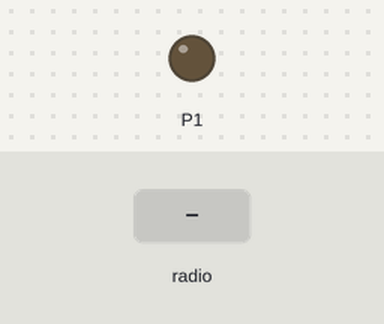
A program run on a simulated BBC micro:bit running MicroPython. Parts: output pins drawn as LEDs (lit = HIGH). The test bench sets the inputs (shaded band).

Above: at 1.2 s.
1.3 s: radio message "led_on" arrives
At 1.6 s:
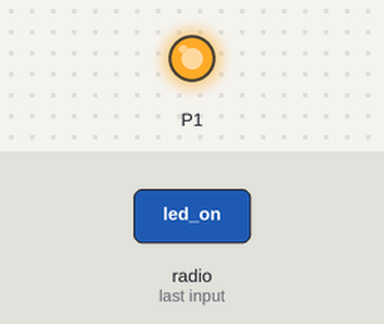
2.8 s: radio message "led_off" arrives
At 4.0 s:
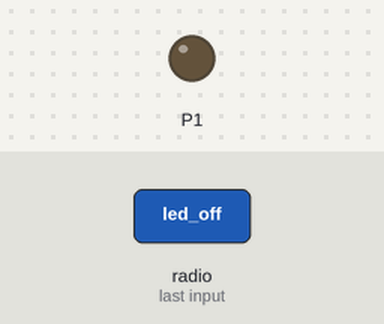
Timing chart, 0 to 5.8 s (numbered marks = the images above; inputs shaded):
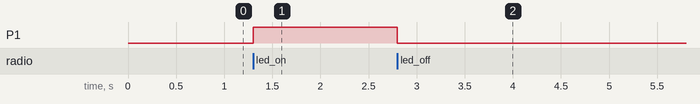

Measured:
- after the input at 1.3 s, P1: LOW → HIGH at once
- after the input at 2.8 s, P1: HIGH → LOW at once

The program:

light-radio_reciever_program-main__2_.py
```python
from microbit import *
import radio
radio.on()
while True:
    message=radio.receive()
    #print(message)
    if message is not None:
        if message == 'led_on':
            pin1.write_digital(1)
        if message == 'led_off':
            pin1.write_digital(0)
```
